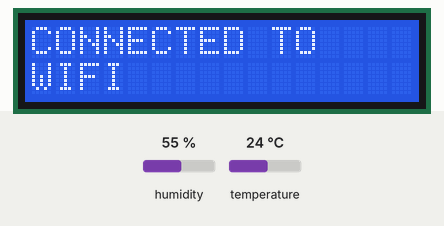
Simulated run of this sketch. Board: ESP8266 (NodeMCU). On the bench: 16×2 character LCD. The test bench sets the inputs (shaded band); at power-on: humidity 55 %, temperature 24 °C. WiFi joins after 1.5 s; servers stay silent unless stated; uploads are accepted with an empty reply.

Above: at 1.7 s.
At 6.8 s:
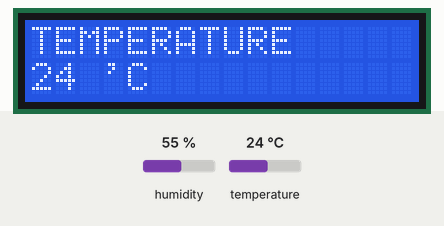
6.9 s: humidity set to 22 %
15.9 s: temperature set to 12 °C
At 23.9 s:
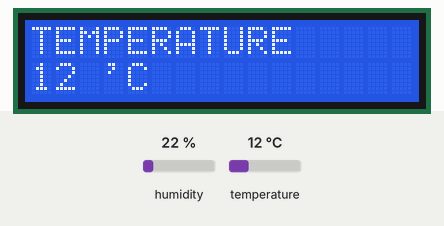
26.4 s: humidity set to 40 %
At 34.5 s:
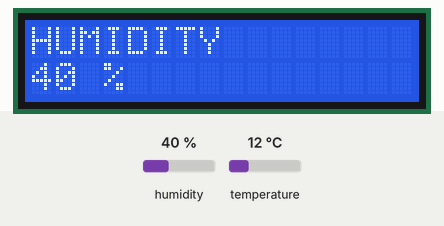
36.9 s: temperature set to 19 °C
At 40.9 s:
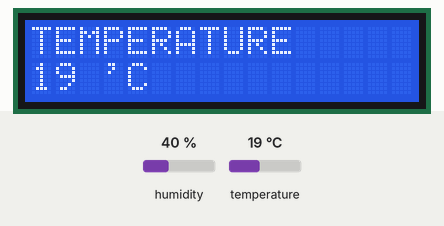
Timing chart, 0 to 42.4 s (numbered marks = the images above; inputs shaded):
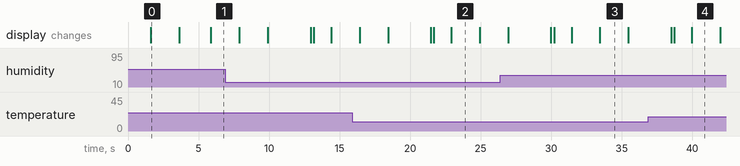

The sketch:

ESP8266_Code.ino
```cpp
#include <ESP8266WiFi.h>
#include <WiFiClientSecure.h>
#include <ESP8266HTTPClient.h>
#include <Wire.h>
#include <LiquidCrystal_I2C.h>
#include <DHT.h>

// ---------- USER CONFIG ----------
const char* WIFI_SSID = "YOUR_WIFI_NAME";
const char* WIFI_PASS = "YOUR_WIFI_PASSWORD";

// Example:
// const char* API_BASE = "https://your-app.onrender.com";
// For local testing (no HTTPS):
// const char* API_BASE = "http://192.168.1.10:3000";
const char* API_BASE = "https://YOUR_RENDER_APP.onrender.com";
// --------------------------------

// Hardware
#define DHTPIN D5
#define DHTTYPE DHT11

// LCD I2C (SCL=D1, SDA=D2) Address 0x27
LiquidCrystal_I2C lcd(0x27, 16, 2);
DHT dht(DHTPIN, DHTTYPE);

String lcdText = "";

void lcdTwoLines(const String &line1, const String &line2) {
  lcd.clear();
  lcd.setCursor(0, 0);
  lcd.print(line1);
  lcd.setCursor(0, 1);
  lcd.print(line2);
}

void showConnecting() {
  lcdTwoLines("CONNECTING TO", "WIFI..........");
}

void showConnected() {
  lcdTwoLines("CONNECTED TO", "WIFI");
}

void showWelcome() {
  lcdTwoLines("-- WELCOME --", "SISTEC IoT");
}

void showTemperature(float t) {
  lcdTwoLines("TEMPERATURE", String((int)t) + " 'C");
}

void showHumidity(float h) {
  lcdTwoLines("HUMIDITY", String((int)h) + " %");
}

void showCustomText(const String &t) {
  String s = t;
  if (s.length() > 16) s = s.substring(0, 16);
  lcdTwoLines("SISTEC DISPLAY", s);
}

void showSending() {
  lcdTwoLines("SENDING DATA TO", "WEB SERVER....");
}

void showSent() {
  lcdTwoLines("DATA SENT..!!", "");
}

String httpGetText(const String &url) {
  HTTPClient http;
  WiFiClientSecure client;
  client.setInsecure(); // beginner-friendly: skip certificate validation

  if (url.startsWith("http://")) {
    WiFiClient plain;
    if (!http.begin(plain, url)) return "";
  } else {
    if (!http.begin(client, url)) return "";
  }

  int code = http.GET();
  String payload = "";
  if (code > 0) payload = http.getString();
  http.end();
  payload.trim();
  if (payload.length() > 16) payload = payload.substring(0, 16);
  return payload;
}

bool httpSendSensor(float t, float h) {
  HTTPClient http;
  WiFiClientSecure client;
  client.setInsecure(); // beginner-friendly

  String url = String(API_BASE) + "/api/sensors/save";

  if (url.startsWith("http://")) {
    WiFiClient plain;
    if (!http.begin(plain, url)) return false;
  } else {
    if (!http.begin(client, url)) return false;
  }

  http.addHeader("Content-Type", "application/json");
  String body = "{\"temperature\":" + String(t, 1) + ",\"humidity\":" + String(h, 1) + ",\"timestamp\":" + String((unsigned long)millis()) + "}";
  int code = http.POST(body);
  http.end();
  return code > 0 && code < 400;
}

void setup() {
  Wire.begin(D2, D1); // SDA, SCL
  lcd.init();
  lcd.backlight();
  dht.begin();

  WiFi.mode(WIFI_STA);
  WiFi.begin(WIFI_SSID, WIFI_PASS);

  showConnecting();
  while (WiFi.status() != WL_CONNECTED) {
    delay(500);
  }

  showConnected();
  delay(2000);
  showWelcome();
  delay(2000);
}

void loop() {
  float h = dht.readHumidity();
  float t = dht.readTemperature();

  if (isnan(h) || isnan(t)) {
    lcdTwoLines("DHT11 ERROR", "CHECK WIRING");
    delay(2000);
    return;
  }

  // Fetch LCD text every cycle
  lcdText = httpGetText(String(API_BASE) + "/api/lcd/fetch");

  // LCD rotating screens (timings per requirement)
  showTemperature(t);
  delay(2000);

  showHumidity(h);
  delay(2000);

  showCustomText(lcdText);
  delay(3000);

  showSending();
  bool ok = httpSendSensor(t, h);
  (void)ok;

  showSent();
  delay(1000);
}
```

Measured:
- what the display in image 0 shows lasts 2.0 s, from 1.6 s to 3.6 s
